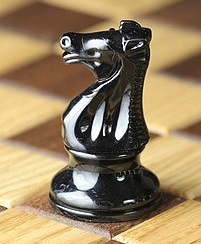
#> input picture panorama/images/knight.jpg, 201 x 244 px
$ python sift.py
#> lines starting #> are read from the running program, lines starting #| are printed output that depends on the picture
# https://www.youtube.com/@firstprinciplesofcomputerv3258
from functools import cache

from IPython.core.pylabtools import figsize
from scipy.special import comb

from scipy.signal import convolve2d
import os
# import cv2
import matplotlib.pyplot as plt
import numpy as np
from typing import List, Tuple
from panorama import visualization
import matplotlib.image as mpimg
from scipy.ndimage import maximum_filter
from numpy.lib.stride_tricks import sliding_window_view


# Function to load all images from a directory
# [18 lines left out: function load_images_from_directory, not called in this run]

# Example usage:
directory_path = "data"
# [15 lines of commented-out code are left out]

# [25 lines left out: functions blur, show_blurs, not called in this run]

edge_derivatives = {
    'Roberts':(np.array([
        [0, 1],
        [-1,0]
               ]),np.array([
        [1,0],
        [0,-1]
        ])),
    'Prewitt':(np.array([
        [-1, 0, 1],
        [-1, 0, 1],
        [-1, 0, 1],
               ]),np.array([
        [1, 1, 1],
        [0, 0, 0],
        [-1, -1, -1],
        ])),
    'Sobel3':(np.array([
        [-1, 0, 1],
        [-2, 0, 2],
        [-1, 0, 1],
               ]),np.array([
        [1, 2, 1],
        [0, 0, 0],
        [-1, -2, -1],
        ])),
    'Sobel5':(np.array([
        [-1, -2,  0, 2, 2],
        [-2, -3,  0, 3, 2],
        [-3, -5,  0, 5, 3],
        [-2, -3,  0, 3, 2],
        [-1, -2,  0, 2, 1]
            ]),np.array([
        [ 1,  2,  3,  2,  1],
        [ 2,  3,  5,  3,  2],
        [ 0,  0,  0,  0,  0],
        [-2, -3, -5, -3, -2],
        [-1, -2, -3, -2, -1]
        ])),
}

# [25 lines left out: function show_edge_derivatives, not called in this run]

edge_laplacians = [
    np.array([
        [0, 1, 0],
        [1,-4, 1],
        [0, 1, 0]
    ]),
    np.array([
        [1, 4, 1],
        [4,-20,4],
        [1, 4, 1]
    ]),
]

# [17 lines left out: function show_edge_laplacian, not called in this run]

img_path = 'images/knight.jpg'
image = mpimg.imread(img_path)
#> image is the input picture: shape (244, 201, 3); mean R, G, B 152.1, 130.7, 97.4
image = np.mean(image, axis=2)
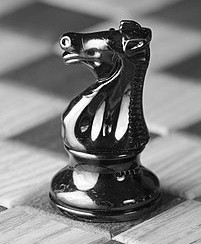
#> image: shape (244, 201) float64; min 0, max 255, mean 126.7
# [12 lines of commented-out code are left out]


# [30 lines left out: function compute_gradients, not called in this run]

def local_maximum(arr: np.ndarray, window_size: int):
    max_filtered = maximum_filter(arr, size=5, mode='constant', cval=-np.inf)
    return (arr == max_filtered)


# image = np.arange(48).reshape(8,6)
#
# image = np.zeros((30,30))
# image[10:20,10:20] = 1

# [83 lines left out: functions rectangle_contour, contour, not called in this run]
    # [31 lines of commented-out code are left out]
